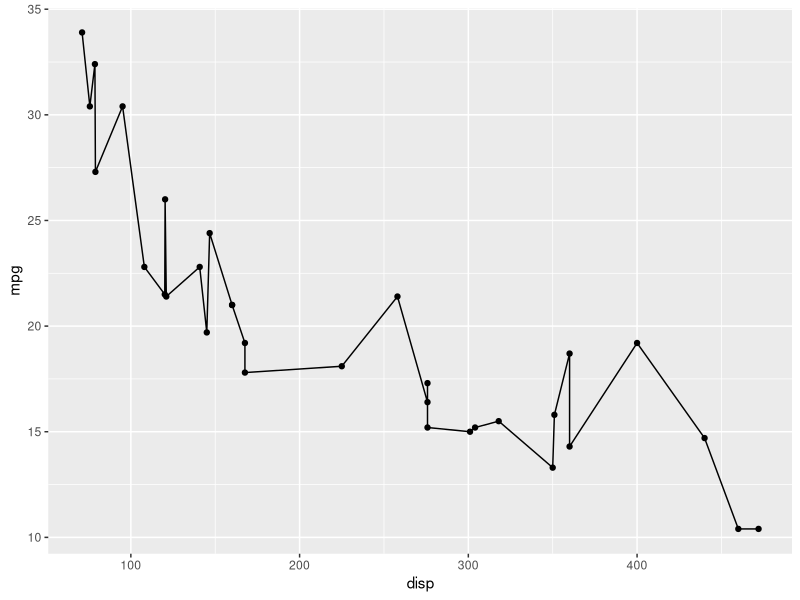
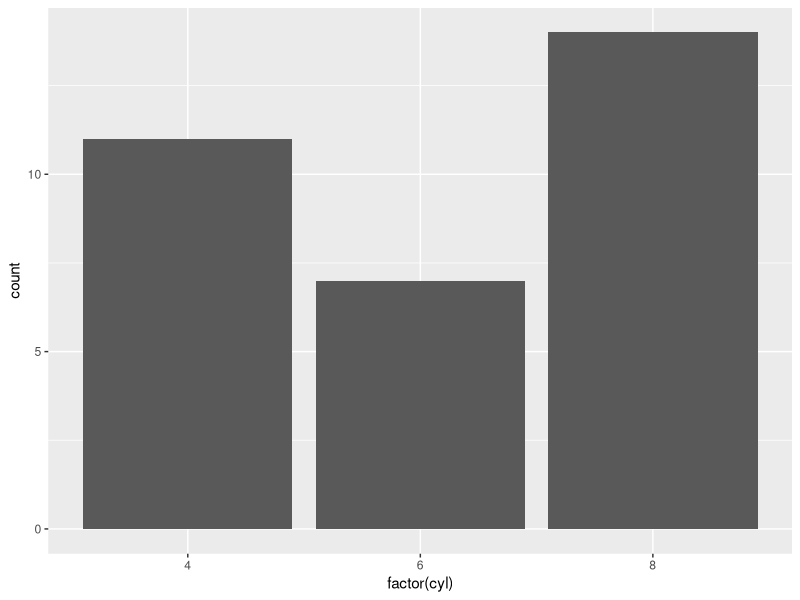
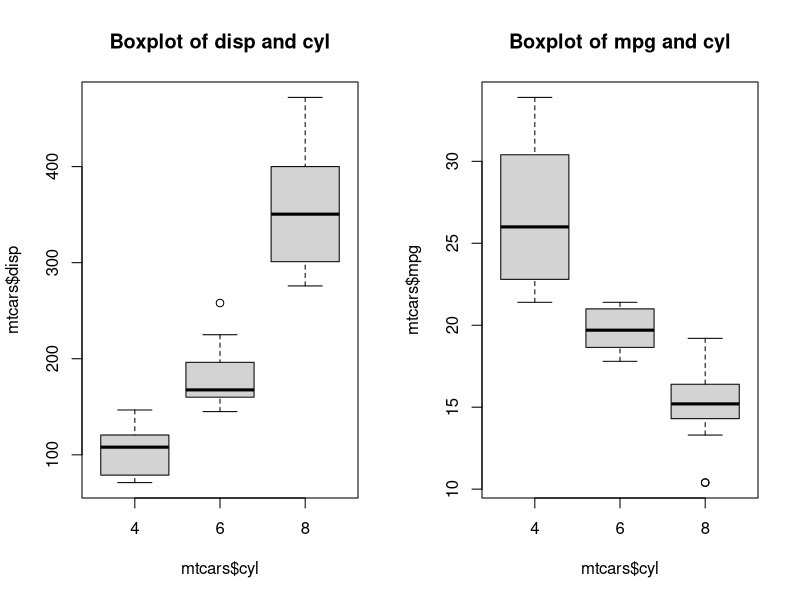

Write the R code that produced these figures, in order.
install.packages('ggplot2')
library(ggplot2)
ggplot(mtcars, aes(x=disp, y=mpg),main='mpg vs.disp') + geom_line() + geom_point()
ggplot(mtcars, aes(factor(cyl))) + geom_bar()
par(mfrow=c(1,2))
boxplot(mtcars$disp~mtcars$cyl,main='Boxplot of disp and cyl')
boxplot(mtcars$mpg~mtcars$cyl,main='Boxplot of mpg and cyl')



